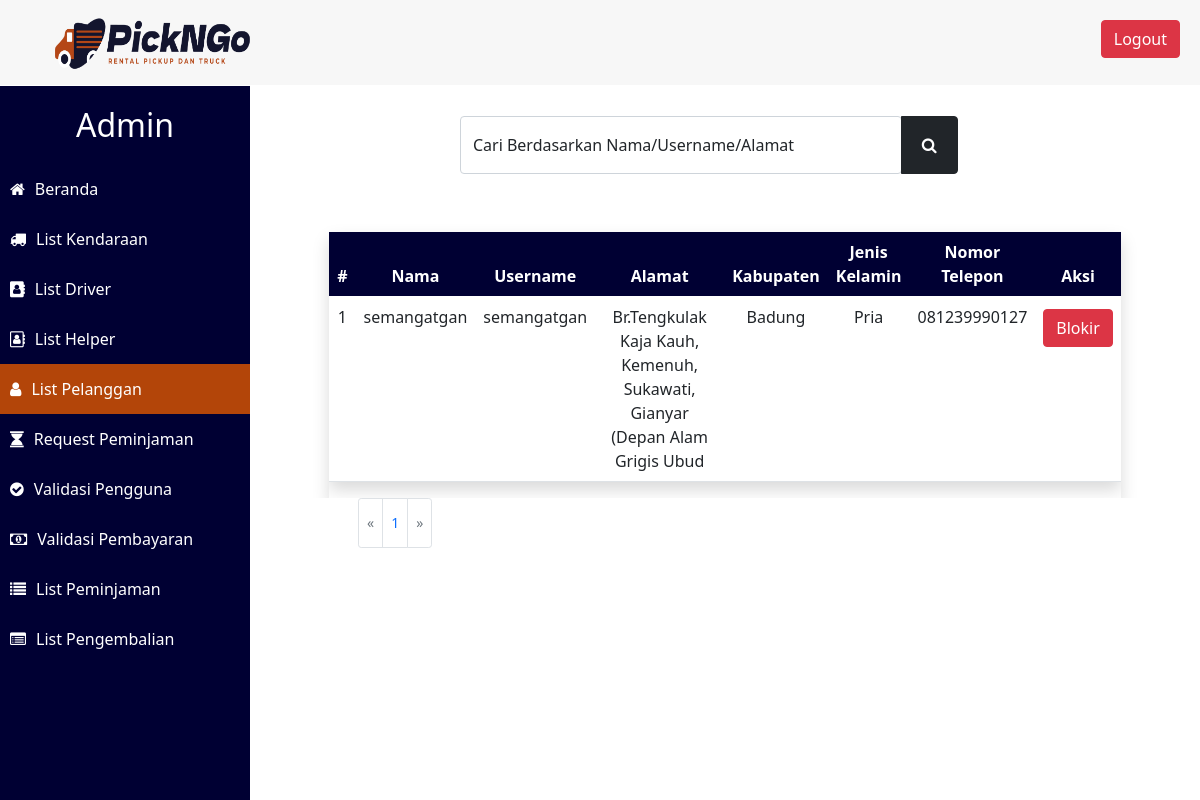
/Final_Project-Prak_Basdat/list_pelanggan_admin.php (signed in), run on an earlier commit of the app's database.
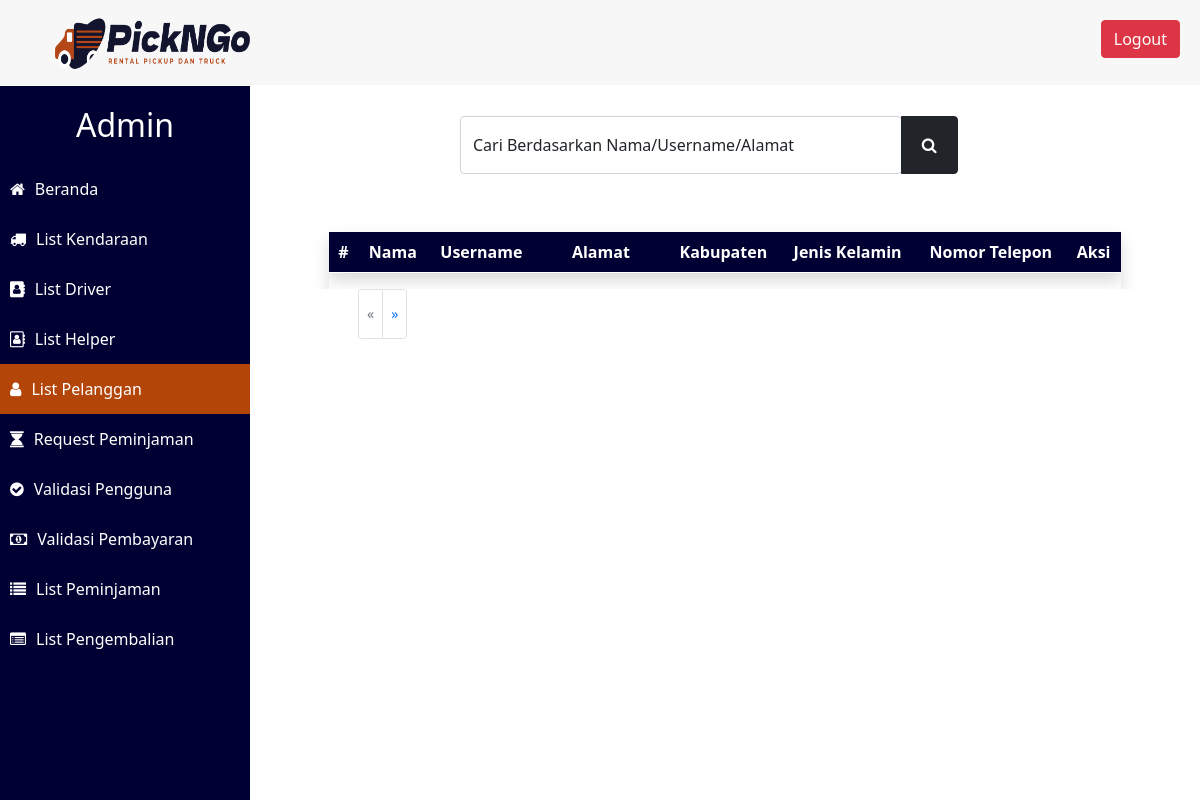
And on a later commit of the database.
### tables this page shows
CREATE TABLE `akun_pelanggan` (
  `ID_akun` int(11) NOT NULL,
  `username` varchar(20) NOT NULL,
  `password_pelanggan` varchar(255) NOT NULL,
  `status_akun` enum('valid','not valid','not verified') NOT NULL,
  `ID_pelanggan` int(11) NOT NULL
);

CREATE TABLE `pelanggan` (
  `ID_pelanggan` int(11) NOT NULL,
  `NIK` char(16) NOT NULL,
  `nama` varchar(30) NOT NULL,
  `alamat` varchar(75) NOT NULL,
  `kabupaten` varchar(20) NOT NULL,
  `jenis_kelamin` enum('Pria','Wanita') NOT NULL,
  `nomor_telepon` varchar(14) NOT NULL
);

### Final_Project-Prak_Basdat/functions.php (called while the page is built, shortened)
<?php
$conn = mysqli_connect("localhost", "root", "", "peminjaman_pickup_dan_truck_db");
function read($query) {
	global $conn;
	$result = mysqli_query($conn, $query);
	$records = [];
	while ($tuples = mysqli_fetch_assoc($result)) {
		$records[] = $tuples;
	}
	return $records;
}
?>

### Final_Project-Prak_Basdat/list_pelanggan_admin.php (the view, shortened to what the changed rows need)
<?php
	require 'functions.php';
  $jumlah_data_per_page = 10;
  $jumlah_data = read("SELECT COUNT(*) AS jumlah_data FROM pelanggan INNER JOIN akun_pelanggan ON pelanggan.ID_pelanggan = akun_pelanggan.ID_pelanggan WHERE status_akun = 'valid';");
  $jumlah_page = ceil($jumlah_data[0]["jumlah_data"]/$jumlah_data_per_page);
  if(isset($_GET["page_list_pelanggan"])) {
    $page_saat_ini = $_GET["page_list_pelanggan"];
  } else {
    $page_saat_ini = 1;
  }
  $batas_bawah = $jumlah_data_per_page*$page_saat_ini-$jumlah_data_per_page;
  $tuples = read("SELECT pelanggan.*, akun_pelanggan.ID_akun, akun_pelanggan.username FROM pelanggan INNER JOIN akun_pelanggan ON pelanggan.ID_pelanggan = akun_pelanggan.ID_pelanggan WHERE status_akun = 'valid' LIMIT $batas_bawah, $jumlah_data_per_page;");
?>
<!DOCTYPE html>
<html lang="en">
<head>
    <link rel="stylesheet" href="https://cdnjs.cloudflare.com/ajax/libs/font-awesome/4.7.0/css/font-awesome.min.css">
    <link href="https://cdn.jsdelivr.net/npm/bootstrap@5.0.0-beta3/dist/css/bootstrap.min.css" rel="stylesheet">
    <link rel="stylesheet" type="text/css" href="styling.css">
</head>
<body>
  	<div class="sidebar">
  		<h2> Admin </h2>
  	</div>
    <div class = "content">
        <div class="table-responsive mt-5 col-xxl-10 offset-xxl-1 col-lg-10 offset-lg-1 col-md-10 offset-md-1 col-sm-10 offset-sm-1 col-10 offset-1 shadow table-tuples">
            <table class="table shadow">
                <thead class = "text-center" style="background-color: #000033; color: white;">
                    <th>#</th>
                    <th>Nama</th>
                    <th>Username</th>
                    <th style="width: 16.66%">Alamat</th>
                    <th>Kabupaten</th>
                    <th>Jenis Kelamin</th>
                    <th>Nomor Telepon</th>
                    <th>Aksi</th>
                </thead>
                <tbody class="text-center">
                    <?php $counter = 0; ?>
                    <?php foreach ($tuples as $tuple): ?>
                    <?php $counter += 1;?>
                    <tr>
                        <td><?= $counter ?></td>
                        <td><?= $tuple["nama"] ?></td>
                        <td><?= $tuple["username"] ?></td>
                        <td><?= $tuple["alamat"] ?></td>
                        <td><?= $tuple["kabupaten"] ?></td>
                        <td><?= $tuple["jenis_kelamin"] ?></td>
                        <td><?= $tuple["nomor_telepon"] ?></td>
                        <td>
                        <a class="btn btn-danger mt-1 mb-1" href="#" role="button" onclick="blokir(<?= $tuple['ID_akun'] ?>)">Blokir</a></td>
                    </tr>
                    <?php endforeach; ?>
                </tbody>
            </table>
        </div>
        <div class="row mx-auto ms-5 ps-5">
        <nav aria-label="Page navigation example" class="pagination-button" style="background-color: white;">
          <ul class="pagination pagination-sm offset-xxl-4" style="background-color: white;">
            <?php for($i=1; $i<=$jumlah_page; $i++):?>
              <li class="page-item"><a class="page-link" href="list_pelanggan_admin.php?page_list_pelanggan=<?= $i; ?>"><?= $i ?></a></li>
            <?php endfor;?>
            <?php if($page_saat_ini == $jumlah_page): ?>
              <li class="page-item disabled">
                <a class="page-link" href="#" aria-label="Next">
                  <span aria-hidden="true">&raquo;</span>
                </a>
              </li>
            <?php else: ?>
              <li class="page-item">
                <a class="page-link" href="list_pelanggan_admin.php?page_list_pelanggan=<?= $page_saat_ini+1; ?>" aria-label="Next">
                  <span aria-hidden="true">&raquo;</span>
                </a>
              </li>
            <?php endif;?>
          </ul>
        </nav>
      </div>
    </div>
  </body>
</html>

What changed in the data, as far as the page shows it:
no longer on this page (row edited): akun_pelanggan: ID_pelanggan.nama "semangatgan", username "semangatgan", ID_pelanggan.alamat "Br.Tengkulak Kaja Kauh, Kemenuh, Sukawati, Gianyar (Depan Alam Grigis Ubud", ID_pelanggan.kabupaten "Badung", ID_pelanggan.jenis_kelamin "Pria", ID_pelanggan.nomor_telepon "081239990127"
Also different on the page:
list line gone: "1"
